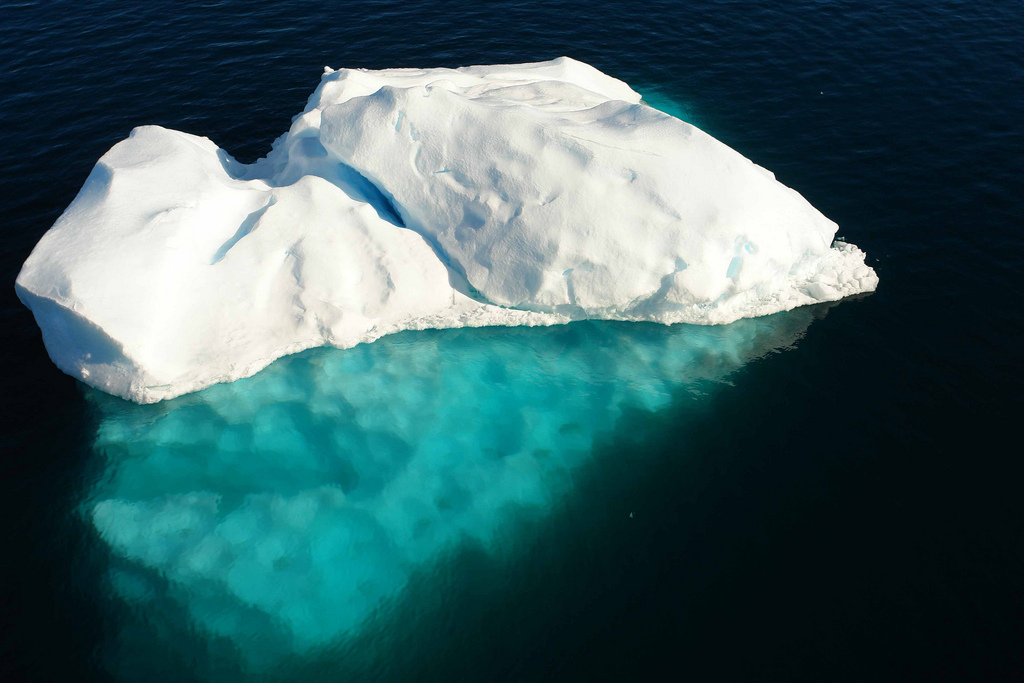
%> input picture matlab_uebung/U3/8464954112_de9112bc82_b.jpg, 1024 x 683 px
$ octave Assign3.m   (GNU Octave 9; MATLAB toolbox functions it lacks are replaced by stand-ins)
%> lines starting %> are read from the running program, lines starting %| are printed output that depends on the picture; in (x1, y1, x2, y2) boxes, pixels count from 0 and x2, y2 are one past the last pixel; in counts of white or black regions, pixels touching at a corner belong together; the program's own positions count from 1
### matlab_uebung/U3/gmean.m
function f = gmean(g,m,n)
% Implements a geometric mean filter.
inclass = class(g);
g = im2double(g);
warning off;
f = exp(imfilter(log(g+eps),ones(m,n),'replicate')).^(1/m/n);
warning on;
%f = changeclass(inclass,f);

### matlab_uebung/U3/harmean.m
function f = harmean(g, m, n)
%  Implements a harmonic mean filter.
%inclass = class(g);
g = im2double(g);
f = m * n ./ imfilter(1./(g + eps),ones(m, n), 'replicate');
%f = changeclass(inclass, f);

### matlab_uebung/U3/Assign3.m
%%%%%%%
% Christian Gößl 762627 Assignment 3
%%%%%%%

%%%%%%% Ex1 a)
%The convolution is 90 degree flipped (gegenüber) the correlation.

%%%%%%% Ex1 b)
A = [10 10 10 10;10 10 10 10;10 10 10 10;10 10 10 10]; %
w_filter = [1 2 3; 0 0 0; 1 1 -1]; % Filter
A_neu = padarray(A ,[2 ,2]); %padding
A_filter = imfilter(A_neu ,w_filter); %calculation of filtered image
% fehtl noch die convolution

%%%%%%% Ex2 a)
pic1 = imread('8464954112_de9112bc82_b.jpg');
%> pic1 is the input picture: size 683x1024x3 uint8; mean R, G, B 60.8, 95.3, 98.5
pic1 = rgb2gray(pic1);
%> pic1: size 683x1024 uint8
% different gaussian filters by changing the sigma parameter
for i=0.1:2:30.1
  gaus_filter = fspecial('gaussian', 10, i);
  gaus_pic1 = imfilter(pic1, gaus_filter);
  %%figure, imshow(gaus_pic1)
  if i == 0.1
    imwrite(gaus_pic1,'gaus_pic1.jpg')
    figure('Name','Ex2 a) gaussian filter picture 1'), imshow(gaus_pic1)%%
  end;
end;
figure('Name','Ex2 a) gaussian filter picture 2'), imshow(gaus_pic1)%%
imwrite(gaus_pic1,'gaus_pic2.jpg');
% it smooth the picture


%%%%%%% Ex2 b)
% Gaussian noise
gaus_noise = imnoise(pic1, 'gaussian', 0, 0.25);
figure('Name','Ex2 b) gaussian noise'), imshow(gaus_noise)%%
imwrite(gaus_noise,'gaus_noise.jpg')
% reduce noise with the wiener filter
wiener_filter = wiener2(gaus_noise,[9 9]);
figure('Name','Ex2 b) wiener filter picture'), imshow(wiener_filter)
imwrite(wiener_filter,'wiener_filter.jpg')

%%%%%%% Ex2 c)
pic2 = imread('5956571795_3ab815bea8_b.jpg');
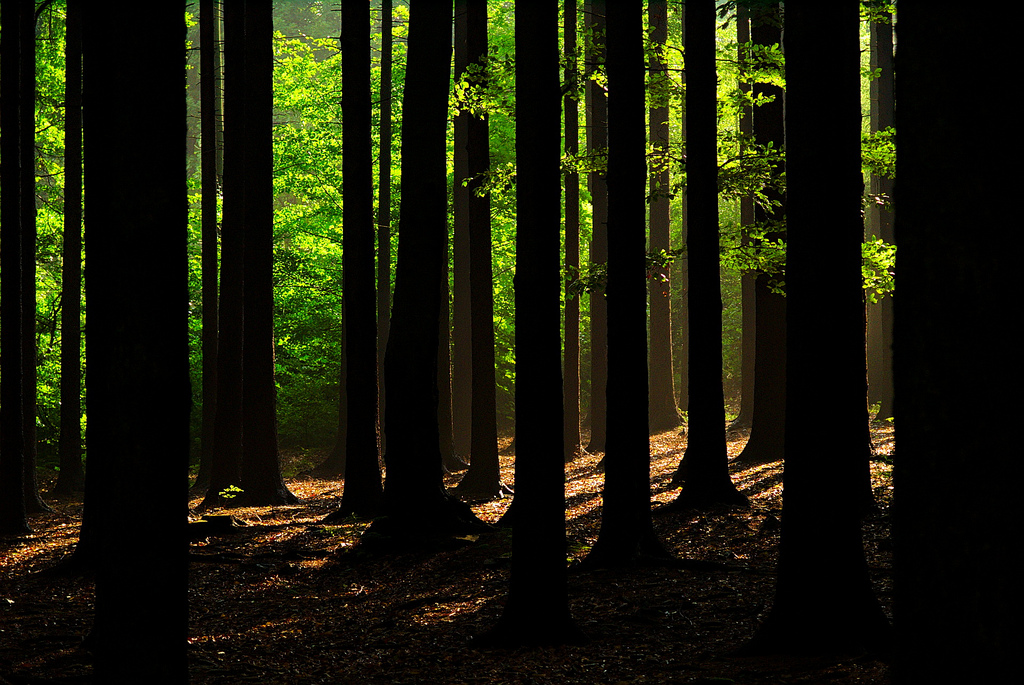
%> input picture matlab_uebung/U3/5956571795_3ab815bea8_b.jpg, 1024 x 685 px
%> pic2 is the input picture: size 685x1024x3 uint8; mean R, G, B 24.3, 26.4, 7.9
pic2 = rgb2gray(pic2);
%> pic2: size 685x1024 uint8
% Salt & Pepper Noise
sapep_noise = imnoise(pic2, 'salt & pepper', 0.2);
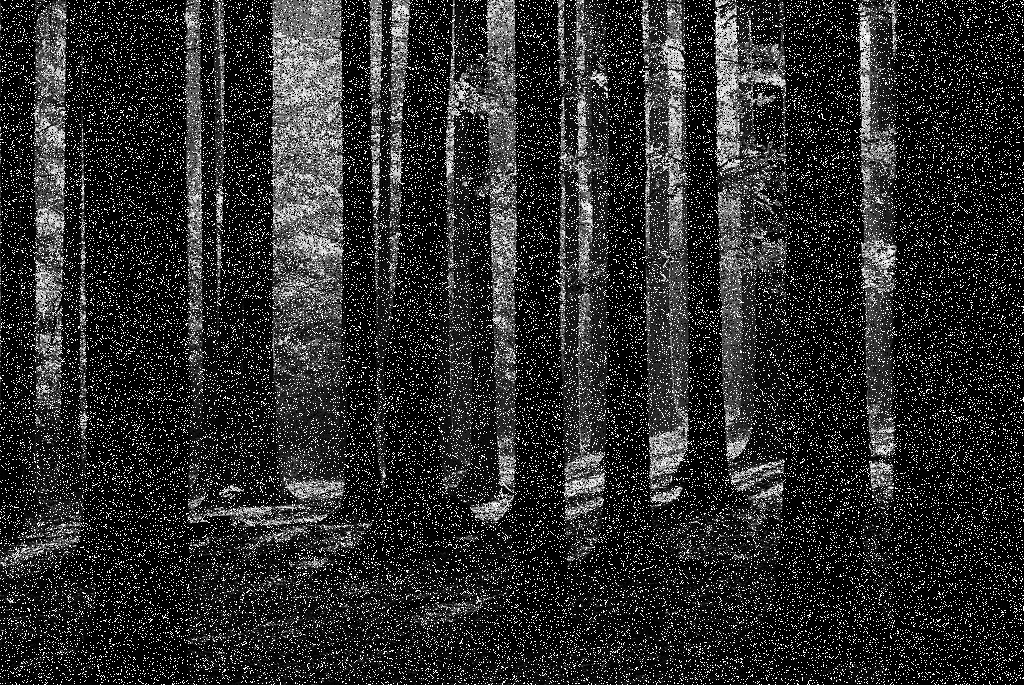
%> sapep_noise: size 685x1024 uint8; min 0, max 255, mean 44.5
figure('Name','Ex2 c) salt & pepper noise'), imshow(sapep_noise)
% median filter can remove salt & pepper noise
for i=1:2:9
  median_filter = medfilt2(sapep_noise,[i i]);
  %%figure, imshow(median_filter)
  if i == 3
    imwrite(median_filter,'median_filter1.jpg');
    figure('Name','Ex2 c) median filter picture 1'), imshow(median_filter)%%
  end;
end;
figure('Name','Ex2 c) median filter picture 2'), imshow(median_filter)%%
imwrite(median_filter,'median_filter2.jpg')

%%%%%%% Ex2 d)
pic3 = imread('Widmanstaetten_pattern_Staunton_meteorite.jpg');
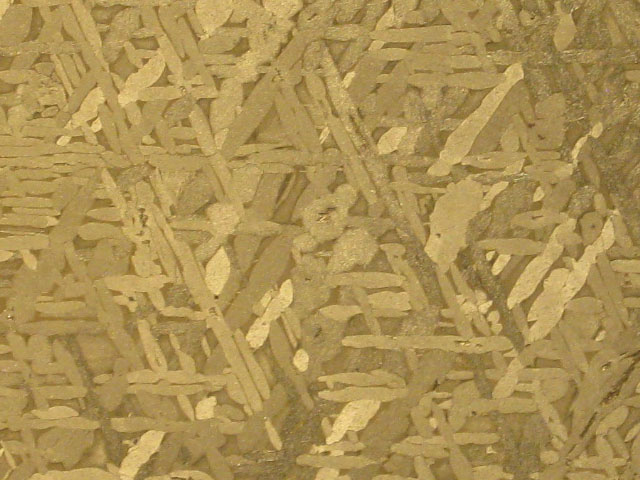
%> input picture matlab_uebung/U3/Widmanstaetten_pattern_Staunton_meteorite.jpg, 640 x 480 px
%> pic3 is the input picture: size 480x640x3 uint8; mean R, G, B 172.3, 145, 84.2
pic3 = rgb2gray(pic3);
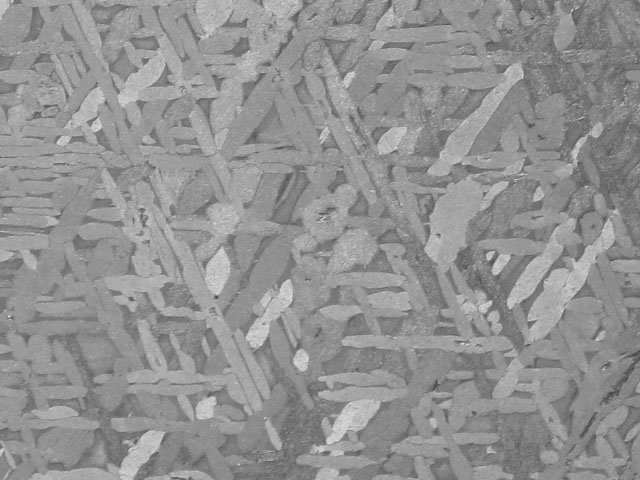
%> pic3: size 480x640 uint8; min 63, max 229, mean 146.2
% kernels for the edges
hori = [-1 -1 -1;2 2 2;-1 -1 -1]; % horizontal filter
vert = [-1 2 -1;-1 2 -1;-1 2 -1]; % vertical filter
diag = [-1 -1 2;-1 2 -1;2 -1 -1]; % diagonal filter
hori_filter = imfilter(pic3, hori);
vert_filter = imfilter(pic3, vert);
diag_filter = imfilter(pic3, diag);
figure('Name','Ex2 d) horizontal filter picture'),imshow(hori_filter);%%
figure('Name','Ex2 d) vertical filter picture'),imshow(vert_filter);%%
figure('Name','Ex2 d) diagonal filter picture'),imshow(diag_filter);%%
imwrite(hori_filter,'hori_filter.jpg');
imwrite(vert_filter,'vert_filter.jpg');
imwrite(diag_filter,'diag_filter.jpg');

%%%%%%% Ex3 a)
% generate the picture
stripes = zeros(210, 233);
s = size(stripes);
s1 = s(1);
s2 = s(2);
for i = 0:8
  stripes(1:s1, i*24+18:i*24+24)=255;
end
figure('Name','Ex3 a) stripes picture'), imshow(stripes)
imwrite(stripes,'stripes.jpg')
% different sizes i of filters
for i=1:2:7
  % arithmetic mean filter
  arit_filter = fspecial('average', i);
  arit_pic = imfilter(stripes,arit_filter , 'replicate');
  %%figure('Name','arithmetic mean filter'), imshow(arit_pic)
  % geometric mean filter
  geom_pic = gmean(stripes, i, i);
  %%figure('Name','geometric mean filter'), imshow(geom_pic)
  % harmonic mean filter
  harm_pic = harmean(stripes, i, i);
  %%figure('Name','harmonic mean filter'), imshow(harm_pic)
  if i==3
    figure('Name','Ex3 a) arithmetic mean filter 1'), imshow(arit_pic)
    figure('Name','Ex3 a) geometric mean filter 1'), imshow(geom_pic)
    figure('Name','Ex3 a) harmonic mean filter 1'), imshow(harm_pic)
    imwrite(arit_pic,'arit_pic1.jpg');%%
    imwrite(geom_pic,'geom_pic1.jpg');%%
    imwrite(harm_pic,'harm_pic1.jpg');%%
  end;
end;
%> this loop made 4 passes
%> pass 2, `imshow(arit_pic)`:
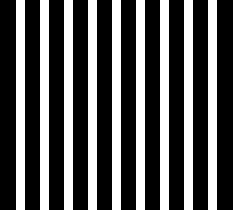
%> displayed picture: size 210x233, on the screen's scale of 0 to 255; 34.8% white; 9 white regions, largest, box (x1, y1, x2, y2) and area: (16, 0, 25, 210) 1890, (40, 0, 49, 210) 1890, (64, 0, 73, 210) 1890
figure('Name','Ex3 a) arithmetic mean filter 2'), imshow(arit_pic)%%
figure('Name','Ex3 a) geometric mean filter 2'), imshow(geom_pic)%%
figure('Name','Ex3 a) harmonic mean filter 2'), imshow(harm_pic)%%
imwrite(arit_pic,'arit_pic2.jpg');%%
imwrite(geom_pic,'geom_pic2.jpg');%%
imwrite(harm_pic,'harm_pic2.jpg');%%

%%%%%%% Ex3 b)
% approxmitly by a 7 sizes kernel

%%%%%%% Ex3 c)
% lines are getting closer

%%%%%%% Ex4 a)
ad_aver_filter = fspecial('average');
ad_aver_filter(1,1) = 0;
ad_aver_filter(2,2)= 0;
ad_aver_filter(1,3) = 0;
ad_aver_filter(3,3) = 0;
ad_aver_filter(3,1) = 0;
% Fouriertrafo
Fourier_filter = fft2(ad_aver_filter);

%%%%%%% Ex4 b)
fourier_pic = imfilter(pic3, real(Fourier_filter));
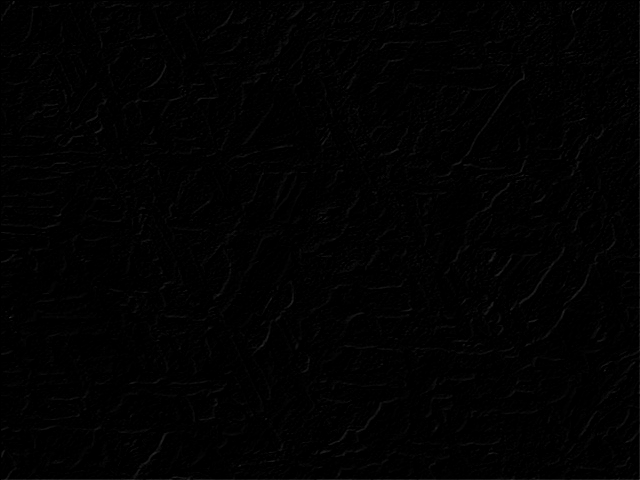
%> fourier_pic: size 480x640 uint8; min 0, max 62, mean 1.7
figure('Name','Ex4 b) fourier trafo picture'), imshow(fourier_pic)
imwrite(fourier_pic,'fourier_pic.jpg')
% the higher frequencies are removed --> low pass filter

%%%%%%% Ex4 c)
ad_aver_pic = imfilter(pic3, ad_aver_filter);
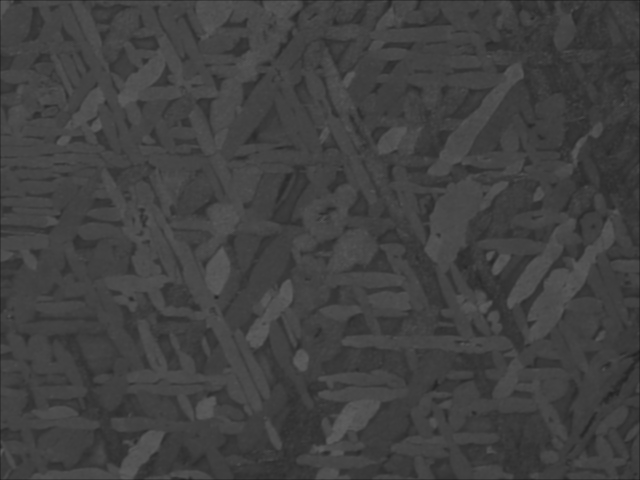
%> ad_aver_pic: size 480x640 uint8; min 27, max 95, mean 64.9
figure('Name','Ex4 c) 4-adjacent neighbours average picture'), imshow(ad_aver_pic)
imwrite(ad_aver_pic,'ad_aver_pic.jpg');

%%%%%%% Ex4 d)
%%syms u v x y B s
%%H = B*exp(-(u^2+v^2)/(2*s^2));
% Fouriertrafo
%%fourier(H, u, v, x, y)
